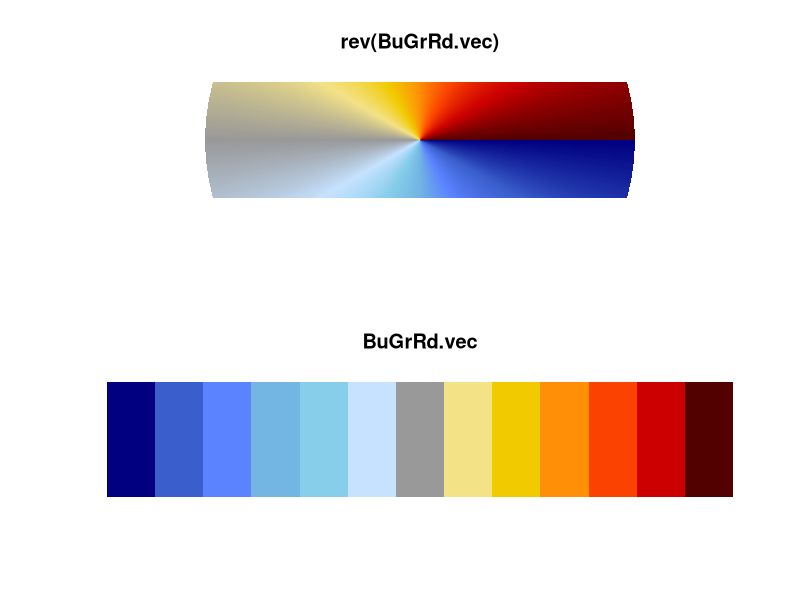

The R source for this figure: (Note: this script raises an error after producing the figure.)
library(farver)

# Function - Color Palette Visualization
color.test <- function(color.vec) {
  n=length(color.vec)
  barplot(rep(1,n),space = 0,border = NA, axes = F, col = color.vec, main=deparse(substitute(color.vec)))
}

# Function that plot the circular interpolation of a given color vector
plot.palette <- function(color.vec,N,rad=2) {
  # col.vector - vector of colors as input
  # N - the number of out colors desired
  color.pal <- colorRampPalette(c(color.vec))
  pie(rep(1,N),col = color.pal(N), labels = NA,border = NA,radius = rad, main=deparse(substitute(color.vec)))
}

# -----------------------------------------------
# Vector with the colors of the BuGrRd palette
BuGrRd.vec <- c("navy", "royalblue3", "#5B83FF", "#73B5E3", "skyblue", "slategray1", 
               "gray60", "#F4E287", "#F1CB00", "#FF8F07", "#FB4200", "#CC0000", "#530000")

# Number of points to interpolate
N <- 500

# Colormap BuGrRd
BuGrRd <- colorRampPalette(BuGrRd.vec, space = "Lab")(N)

# CIELAB representation of the BuGrRd colormap
cielab <- decode_colour(BuGrRd, to = "lab")

# -----------------------------------------------
# Plots of the colormap
par(mfrow=c(2,1))
plot.palette(rev(BuGrRd.vec), N, rad=4)
color.test(BuGrRd.vec)

# cieL* lightness profile of the BuGrRd colormap
layout(matrix(c(1,2), nrow=2), heights=c(5,1))
# L*
plot(
  cielabF[,1],
  type="p",
  xlab="Palette index",
  ylab="Lightness L*",
  main="Lightness Profile",
  pch=20,
  cex=9, frame.plot=FALSE, col=BuGrRd, ylim = c(0,100)
)
abline(v=N/2, col="black", lty=2, lwd=2)
grid()
color.test(BuGrRd)

colorRampPalette(BuGrRd.vec, space = "Lab")(13)
